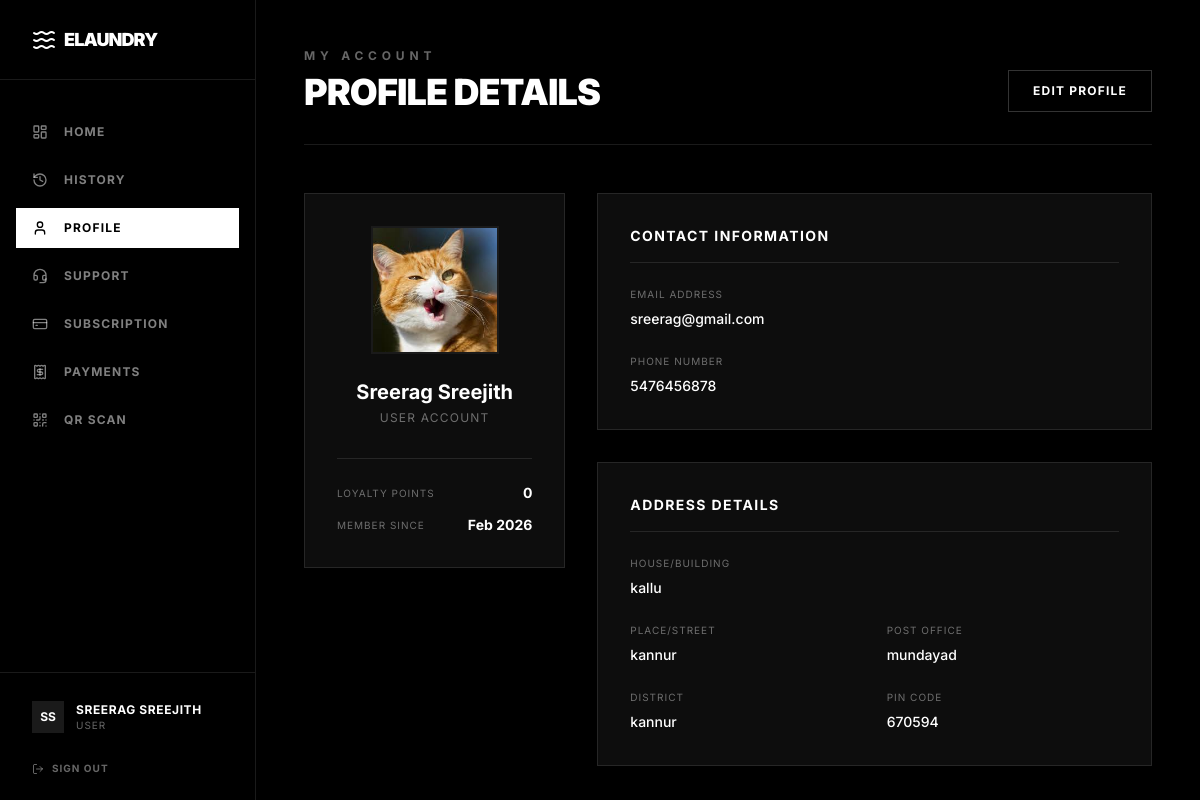
/view_profile_user/ (signed in), run on the app's committed database.
### user/models.py (models this page shows)
class user(models.Model):
    first_name = models.CharField(max_length=50)
    last_name = models.CharField(max_length=50)
    profile_image = models.CharField(max_length=100)
    email = models.EmailField(unique=True)
    phone_number = models.CharField(max_length=15)
    house = models.CharField(max_length=100)
    district = models.CharField(max_length=100)
    place = models.CharField(max_length=100)
    post = models.CharField(max_length=100)
    pin = models.CharField(max_length=10)
    latitude = models.FloatField(null=True, blank=True)
    longitude = models.FloatField(null=True, blank=True)
    created_at = models.DateTimeField(auto_now_add=True)
    updated_at = models.DateTimeField(auto_now=True)
    num_bags = models.PositiveIntegerField(default=1)
    LOGIN = models.ForeignKey(login, on_delete=models.CASCADE, default=1)
    loyalty_points = models.IntegerField(default=0)

### user/views.py (the view)
# urls.py: path('view_profile_user/', views.view_profile_user, name='view_profile_user'),
def view_profile_user(request):
    usr_obj= user.objects.get(LOGIN=request.session['lid'])  # Assuming 'user' is a related field on the User model
    return render(request, 'profile_view_user.html', {'user': usr_obj})

### user/templates/profile_view_user.html
{% extends 'user_home.html' %}
{% load static %}
{% block content %}
<div class="max-w-4xl mx-auto">
    <div
        class="flex flex-col md:flex-row justify-between items-start md:items-end gap-6 border-b border-white/10 pb-8 mb-12">
        <div>
            <h2 class="text-xs font-bold uppercase tracking-[0.4em] text-white/40 mb-2">My Account</h2>
            <h3 class="text-3xl md:text-4xl font-black uppercase tracking-tight text-white">Profile Details</h3>
        </div>
        <a href="{% url 'update_profile_user' %}"
            class="px-6 py-3 border border-white/20 text-white text-xs font-bold uppercase tracking-widest hover:bg-white hover:text-black transition-colors">
            Edit Profile
        </a>
    </div>
    <div class="grid md:grid-cols-3 gap-8">
        <div class="md:col-span-1">
            <div class="border border-white/10 bg-white/5 p-8 flex flex-col items-center text-center">
                <div
                    class="w-32 h-32 bg-black border-2 border-white/10 rounded-full flex items-center justify-center mb-6 overflow-hidden">
                    {% if user.profile_image %}
                    <img src="{{user.profile_image}}" alt="Profile" class="w-full h-full object-cover">
                    {% else %}
                    <span class="material-symbols-outlined text-white/20 text-5xl">person</span>
                    {% endif %}
                </div>
                <h4 class="text-xl font-bold text-white mb-1">{{user.first_name}} {{user.last_name}}</h4>
                <p class="text-xs text-white/40 uppercase tracking-widest mb-6">User Account</p>
                <div class="w-full border-t border-white/10 pt-6 mt-2">
                    <div class="flex justify-between items-center mb-3">
                        <span class="text-[10px] uppercase tracking-widest text-white/40">Loyalty Points</span>
                        <span class="text-sm font-bold text-white">{{ user.loyalty_points|default:"0" }}</span>
                    </div>
                    <div class="flex justify-between items-center">
                        <span class="text-[10px] uppercase tracking-widest text-white/40">Member Since</span>
                        <span class="text-sm font-bold text-white">{{user.created_at|date:"M Y"}}</span>
                    </div>
                </div>
            </div>
        </div>
        <div class="md:col-span-2 space-y-8">
            <div class="border border-white/10 bg-white/5 p-8">
                <h5 class="text-sm font-bold uppercase tracking-widest text-white border-b border-white/10 pb-4 mb-6">
                    Contact Information</h5>
                <div class="space-y-6">
                    <div>
                        <span class="block text-[10px] uppercase tracking-widest text-white/40 mb-1">Email
                            Address</span>
                        <span class="text-sm text-white font-medium">{{user.email}}</span>
                    </div>
                    <div>
                        <span class="block text-[10px] uppercase tracking-widest text-white/40 mb-1">Phone Number</span>
                        <span class="text-sm text-white font-medium">{{user.phone_number}}</span>
                    </div>
                </div>
            </div>
            <div class="border border-white/10 bg-white/5 p-8">
                <h5 class="text-sm font-bold uppercase tracking-widest text-white border-b border-white/10 pb-4 mb-6">
                    Address Details</h5>
                <div class="grid grid-cols-2 gap-6">
                    <div class="col-span-2">
                        <span
                            class="block text-[10px] uppercase tracking-widest text-white/40 mb-1">House/Building</span>
                        <span class="text-sm text-white font-medium">{{user.house}}</span>
                    </div>
                    <div>
                        <span class="block text-[10px] uppercase tracking-widest text-white/40 mb-1">Place/Street</span>
                        <span class="text-sm text-white font-medium">{{user.place}}</span>
                    </div>
                    <div>
                        <span class="block text-[10px] uppercase tracking-widest text-white/40 mb-1">Post Office</span>
                        <span class="text-sm text-white font-medium">{{user.post}}</span>
                    </div>
                    <div>
                        <span class="block text-[10px] uppercase tracking-widest text-white/40 mb-1">District</span>
                        <span class="text-sm text-white font-medium">{{user.district}}</span>
                    </div>
                    <div>
                        <span class="block text-[10px] uppercase tracking-widest text-white/40 mb-1">PIN Code</span>
                        <span class="text-sm text-white font-medium">{{user.pin}}</span>
                    </div>
                </div>
            </div>
        </div>
    </div>
</div>
{% endblock %}

### user/templates/user_home.html (shortened to what this page needs)
{% load static %}
<!DOCTYPE html>
<html class="dark" lang="en">
<head>
    <script src="https://cdn.tailwindcss.com?plugins=forms,container-queries"></script>
    <script id="tailwind-config">
        tailwind.config = {
            darkMode: "class",
            theme: {
                extend: {
                    colors: {
                        "primary": "#ffffff",
                        "background-light": "#f6f6f8",
                        "background-dark": "#000000",
                    },
                    fontFamily: {
                        "display": ["Inter", "sans-serif"]
                    },
                    borderRadius: {
                        "DEFAULT": "0px",
                        "lg": "0px",
                        "xl": "0px",
                        "full": "0px"
                    },
                },
            },
        }
    </script>
</head>
<body
    class="bg-background-light dark:bg-background-dark font-display text-black dark:text-white antialiased overflow-hidden h-screen flex">
    <aside class="w-64 bg-black border-r border-white/10 flex-col hidden md:flex h-full">
        <div class="h-20 flex items-center px-8 border-b border-white/10">
            <div class="flex items-center gap-2">
                <i data-lucide="waves" class="text-white w-6 h-6"></i>
                <h1 class="text-white text-lg font-black tracking-tighter uppercase">ELaundry</h1>
            </div>
        </div>
        <nav class="flex-1 py-8 flex flex-col gap-2 px-4">
            <a class="flex items-center gap-4 px-4 py-3 {% if request.resolver_match.url_name == 'user_home' %}bg-white text-black{% else %}text-white/50 hover:text-white hover:bg-white/5{% endif %} transition-all font-bold uppercase tracking-widest text-xs"
                href="{% url 'user_home' %}">
                <i data-lucide="layout-dashboard" class="w-4 h-4"></i>
                Home
            </a>
            <a class="flex items-center gap-4 px-4 py-3 {% if request.resolver_match.url_name == 'view_all_orders' %}bg-white text-black{% else %}text-white/50 hover:text-white hover:bg-white/5{% endif %} transition-all font-bold uppercase tracking-widest text-xs"
                href="{% url 'view_all_orders' %}">
                <i data-lucide="history" class="w-4 h-4"></i>
                History
            </a>
            <a class="flex items-center gap-4 px-4 py-3 {% if request.resolver_match.url_name == 'view_profile_user' %}bg-white text-black{% else %}text-white/50 hover:text-white hover:bg-white/5{% endif %} transition-all font-bold uppercase tracking-widest text-xs"
                href="{% url 'view_profile_user' %}">
                <i data-lucide="user" class="w-4 h-4"></i>
                Profile
            </a>
            <a class="flex items-center gap-4 px-4 py-3 {% if request.resolver_match.url_name == 'feedback_list' %}bg-white text-black{% else %}text-white/50 hover:text-white hover:bg-white/5{% endif %} transition-all font-bold uppercase tracking-widest text-xs"
                href="{% url 'feedback_list' %}">
                <i data-lucide="headset" class="w-4 h-4"></i>
                Support
            </a>
            <a class="flex items-center gap-4 px-4 py-3 {% if request.resolver_match.url_name == 'subscription_details' %}bg-white text-black{% else %}text-white/50 hover:text-white hover:bg-white/5{% endif %} transition-all font-bold uppercase tracking-widest text-xs"
                href="{% url 'subscription_details' %}">
                <i data-lucide="credit-card" class="w-4 h-4"></i>
                Subscription
            </a>
            <a class="flex items-center gap-4 px-4 py-3 {% if request.resolver_match.url_name == 'payment_history' %}bg-white text-black{% else %}text-white/50 hover:text-white hover:bg-white/5{% endif %} transition-all font-bold uppercase tracking-widest text-xs"
                href="{% url 'payment_history' %}">
                <i data-lucide="receipt" class="w-4 h-4"></i>
                Payments
            </a>
            <a class="flex items-center gap-4 px-4 py-3 {% if request.resolver_match.url_name == 'scan_qr_page' %}bg-white text-black{% else %}text-white/50 hover:text-white hover:bg-white/5{% endif %} transition-all font-bold uppercase tracking-widest text-xs"
                href="{% url 'scan_qr_page' %}">
                <i data-lucide="qr-code" class="w-4 h-4"></i>
                QR Scan
            </a>
        </nav>
        <div class="p-4 border-t border-white/10">
            <div class="flex items-center gap-3 px-4 py-3">
                <div class="w-8 h-8 bg-white/10 flex items-center justify-center text-white font-bold text-xs">
                    {% if user.first_name %}{{user.first_name|first}}{% if user.last_name%}{{user.last_name|first}}{%endif %}{% else %}U{% endif %}
                </div>
                <div class="flex flex-col">
                    <span class="text-xs font-bold text-white uppercase tracking-wider">{{user.first_name}}
                        {{user.last_name}}</span>
                    <span class="text-[10px] text-white/40 uppercase tracking-widest">User</span>
                </div>
            </div>
            <a href="{% url 'logout' %}"
                class="w-full mt-2 flex items-center gap-2 px-4 py-2 text-white/40 hover:text-red-400 text-[10px] uppercase font-bold tracking-widest transition-colors">
                <i data-lucide="log-out" class="w-3 h-3"></i>
                Sign Out
            </a>
        </div>
    </aside>
    <main class="flex-1 overflow-y-auto bg-black relative">
        <div class="p-6 lg:p-12 max-w-7xl mx-auto space-y-12">
            {% block content %}{% endblock %}
        </div>
    </main>
</body>
</html>

### data on the page
user: first_name|first "S", last_name|first "S", first_name "SREERAG", last_name "SREEJITH", profile_image (picture), first_name "Sreerag", last_name "Sreejith", loyalty_points "0", created_at "Feb 2026", email "sreerag@gmail.com", phone_number "5476456878", house "kallu", place "kannur", post "mundayad", district "kannur", pin "670594"
